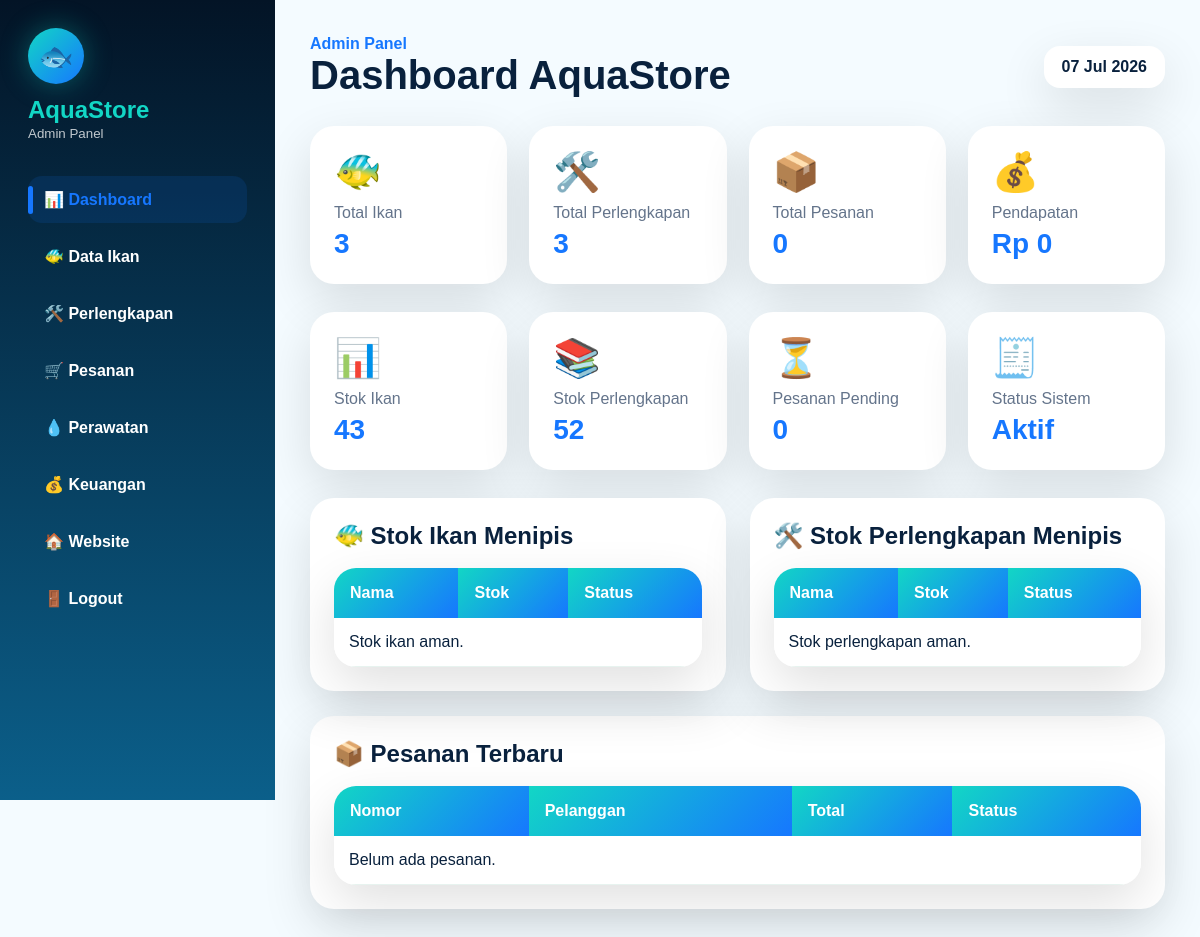
/admin/dashboard.php (signed in), run on an earlier commit of the app's database.
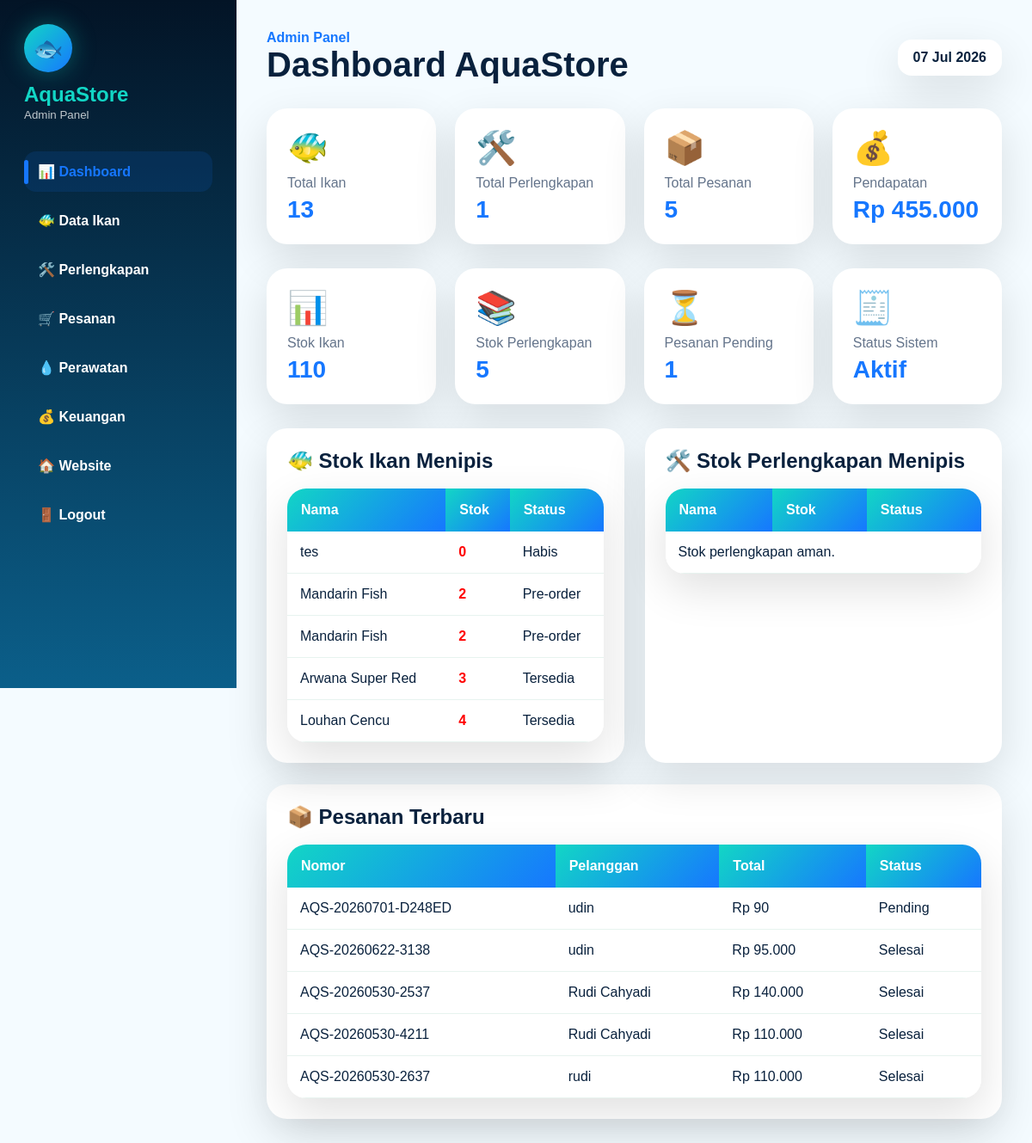
And on a later commit of the database.
### tables this page shows
CREATE TABLE `ikan` (
  `id` int(11) NOT NULL,
  `nama` varchar(100) NOT NULL,
  `nama_latin` varchar(100) DEFAULT NULL,
  `kategori_air` enum('Laut','Tawar','Payau') NOT NULL,
  `kategori_sifat` enum('Predator','Non-Predator') NOT NULL,
  `kategori_jenis` enum('Hias','Konsumsi','Langka') NOT NULL,
  `harga` int(11) NOT NULL,
  `stok` int(11) NOT NULL,
  `ukuran_cm` decimal(5,2) DEFAULT NULL,
  `tingkat_perawatan` enum('Mudah','Sedang','Sulit') NOT NULL,
  `foto` varchar(255) DEFAULT NULL,
  `deskripsi` text DEFAULT NULL,
  `tips_perawatan` text DEFAULT NULL,
  `status` enum('Tersedia','Habis','Pre-order') DEFAULT 'Tersedia',
  `created_at` timestamp NOT NULL DEFAULT current_timestamp()
);

CREATE TABLE `pesanan` (
  `id` int(11) NOT NULL,
  `pelanggan_id` int(11) DEFAULT NULL,
  `nomor_pesanan` varchar(50) NOT NULL,
  `nama_pelanggan` varchar(100) NOT NULL,
  `no_hp` varchar(30) NOT NULL,
  `alamat` text NOT NULL,
  `metode_pengiriman` varchar(50) NOT NULL,
  `metode_bayar` varchar(50) NOT NULL,
  `bukti_pembayaran` varchar(255) DEFAULT NULL,
  `status_pembayaran` enum('Belum Bayar','Menunggu Verifikasi','Terverifikasi','Ditolak') DEFAULT 'Belum Bayar',
  `catatan_pembayaran` text DEFAULT NULL,
  `total_harga` int(11) NOT NULL,
  `status` enum('Pending','Diproses','Dikirim','Selesai') DEFAULT 'Pending',
  `created_at` timestamp NOT NULL DEFAULT current_timestamp()
);

### config/db.php (called while the page is built, shortened)
<?php
function e($text)
{
    return htmlspecialchars((string) ($text ?? ''), ENT_QUOTES, 'UTF-8');
}
function rupiah($angka)
{
    return 'Rp ' . number_format((int) $angka, 0, ',', '.');
}

### admin/dashboard.php (the view, shortened to what the changed rows need)
<?php
require "../config/db.php";
$totalIkan = $pdo->query("SELECT COUNT(*) FROM ikan")->fetchColumn() ?: 0;
$totalStokIkan = $pdo->query("SELECT SUM(stok) FROM ikan")->fetchColumn() ?: 0;
$totalPerlengkapan = $pdo->query("SELECT COUNT(*) FROM perlengkapan")->fetchColumn() ?: 0;
$totalStokPerlengkapan = $pdo->query("SELECT SUM(stok) FROM perlengkapan")->fetchColumn() ?: 0;
$totalPesanan = $pdo->query("SELECT COUNT(*) FROM pesanan")->fetchColumn() ?: 0;
$pesananPending = $pdo->query("SELECT COUNT(*) FROM pesanan WHERE status='Pending'")->fetchColumn() ?: 0;
$pendapatan = $pdo->query("SELECT SUM(total_harga) FROM pesanan WHERE status='Selesai'")->fetchColumn() ?: 0;
$ikanTipis = $pdo->query("SELECT * FROM ikan WHERE stok < 5 ORDER BY stok ASC LIMIT 5")->fetchAll();
$pesananBaru = $pdo->query("SELECT * FROM pesanan ORDER BY id DESC LIMIT 5")->fetchAll();
?>
<!DOCTYPE html>
<html lang="id">
<head>
    <link rel="stylesheet" href="../assets/css/style.css?v=30">
</head>
<body>
    <div class="admin-layout">
        <?php include "sidebar.php"; ?>
        <main class="admin-content">
            <div class="admin-header">
                <div>
                    <h1>Dashboard AquaStore</h1>
                </div>
            </div>
            <div class="admin-stats">
                <div class="dash-card">
                    <span>🐠</span>
                    <p>Total Ikan</p>
                    <h2><?= $totalIkan ?></h2>
                </div>
                <div class="dash-card">
                    <span>🛠️</span>
                    <p>Total Perlengkapan</p>
                    <h2><?= $totalPerlengkapan ?></h2>
                </div>
                <div class="dash-card">
                    <span>📦</span>
                    <p>Total Pesanan</p>
                    <h2><?= $totalPesanan ?></h2>
                </div>
                <div class="dash-card">
                    <span>💰</span>
                    <p>Pendapatan</p>
                    <h2><?= rupiah($pendapatan) ?></h2>
                </div>
            </div>
            <div class="admin-stats">
                <div class="dash-card">
                    <span>📊</span>
                    <p>Stok Ikan</p>
                    <h2><?= $totalStokIkan ?></h2>
                </div>
                <div class="dash-card">
                    <span>📚</span>
                    <p>Stok Perlengkapan</p>
                    <h2><?= $totalStokPerlengkapan ?></h2>
                </div>
                <div class="dash-card">
                    <span>⏳</span>
                    <p>Pesanan Pending</p>
                    <h2><?= $pesananPending ?></h2>
                </div>
                <div class="dash-card">
                    <h2>Aktif</h2>
                </div>
            </div>
            <div class="admin-grid">
                <div class="admin-panel">
                    <h2>🐠 Stok Ikan Menipis</h2>
                    <div class="table-box">
                        <table>
                            <tr>
                                <th>Nama</th>
                                <th>Stok</th>
                                <th>Status</th>
                            </tr>
                            <?php if ($ikanTipis): ?>
                                <?php foreach ($ikanTipis as $i): ?>
                                    <tr>
                                        <td><?= e($i['nama']) ?></td>
                                        <td><b style="color:red;"><?= e($i['stok']) ?></b></td>
                                        <td><?= e($i['status']) ?></td>
                                    </tr>
                                <?php endforeach; ?>
                            <?php else: ?>
                                <tr>
                                    <td colspan="3">Stok ikan aman.</td>
                                </tr>
                            <?php endif; ?>
                        </table>
                    </div>
                </div>
                <div class="admin-panel">
                    <h2>🛠️ Stok Perlengkapan Menipis</h2>
                    <div class="table-box">
                        <table>
                            <tr>
                                <th>Nama</th>
                                <th>Stok</th>
                                <th>Status</th>
                            </tr>
                        </table>
                    </div>
                </div>
            </div>
            <div class="admin-panel">
                <h2>📦 Pesanan Terbaru</h2>
                <div class="table-box">
                    <table>
                        <tr>
                            <th>Nomor</th>
                            <th>Pelanggan</th>
                            <th>Total</th>
                            <th>Status</th>
                        </tr>
                        <?php if ($pesananBaru): ?>
                            <?php foreach ($pesananBaru as $p): ?>
                                <tr>
                                    <td><?= e($p['nomor_pesanan']) ?></td>
                                    <td><?= e($p['nama_pelanggan']) ?></td>
                                    <td><?= rupiah($p['total_harga']) ?></td>
                                    <td><?= e($p['status']) ?></td>
                                </tr>
                            <?php endforeach; ?>
                        <?php else: ?>
                            <tr>
                                <td colspan="4">Belum ada pesanan.</td>
                            </tr>
                        <?php endif; ?>
                    </table>
                </div>
            </div>
        </main>
    </div>
</body>
</html>

What changed in the data, as far as the page shows it:
added ikan: nama "tes", stok "0", status "Habis"
now on this page (row edited): ikan: nama "Mandarin Fish", stok "2", status "Pre-order"
added ikan: nama "Mandarin Fish", stok "2", status "Pre-order"
now on this page (row edited): ikan: nama "Arwana Super Red", stok "3", status "Tersedia"
added ikan: nama "Louhan Cencu", stok "4", status "Tersedia"
added pesanan: nomor_pesanan "AQS-20260701-D248ED", nama_pelanggan "udin", total_harga "Rp 90", status "Pending"
added pesanan: nomor_pesanan "AQS-20260622-3138", nama_pelanggan "udin", total_harga "Rp 95.000", status "Selesai"
added pesanan: nomor_pesanan "AQS-20260530-2537", nama_pelanggan "Rudi Cahyadi", total_harga "Rp 140.000", status "Selesai"
added pesanan: nomor_pesanan "AQS-20260530-4211", nama_pelanggan "Rudi Cahyadi", total_harga "Rp 110.000", status "Selesai"
added pesanan: nomor_pesanan "AQS-20260530-2637", nama_pelanggan "rudi", total_harga "Rp 110.000", status "Selesai"
Also different on the page:
$totalIkan: "3" → "13"
$totalPerlengkapan: "3" → "1"
$totalPesanan: "0" → "5"
rupiah($pendapatan): "Rp 0" → "Rp 455.000"
$totalStokIkan: "43" → "110"
$totalStokPerlengkapan: "52" → "5"
$pesananPending: "0" → "1"
text no longer shown: "Stok ikan aman. Belum ada pesanan."
